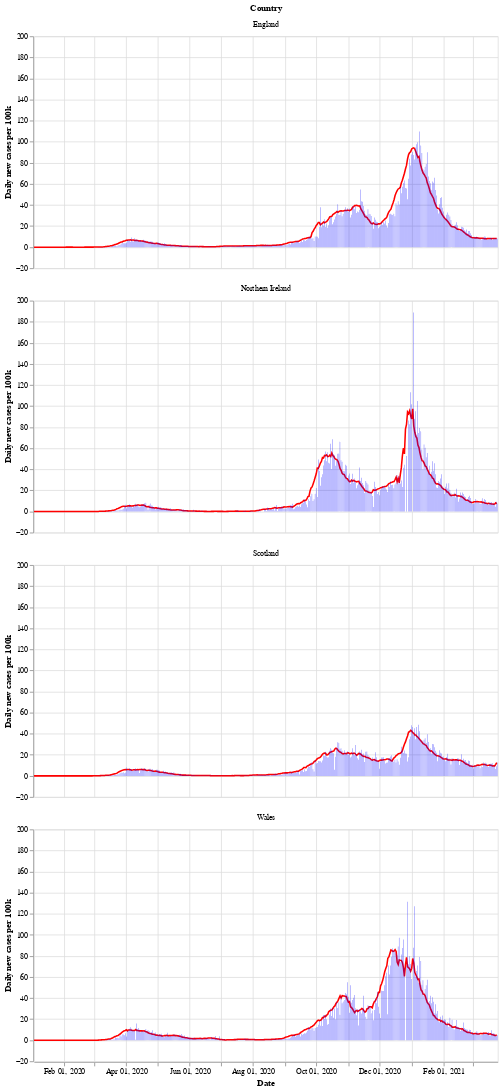

The cell this chart's notebook holds for it:
### Markdown cell above
Next is a bar chart of the number of new cases in each country (per 100k population), with the 7 day moving average of cases. Again we see that Wales saw a longer period of raising and falling cases compared to the other countries.

After a period of cases falling, each nation is now seeing a rise in the number of cases - especially in Wales.

### Code cell
# collapse
bars = alt.Chart(uk_cases).mark_bar().encode(
    x=alt.X("yearmonthdate(date):T", axis=alt.Axis(title='Date')),
    y=alt.Y("newCasesRate:Q", axis=alt.Axis(title='Daily new cases per 100k')),
    tooltip='newCasesRate',
    color=alt.condition(
        alt.datum.dailyChange > 0,
        alt.value("orange"),  # The positive color
        alt.value("blue")  # The negative color
    )
).properties(title='New cases per 100k population with rolling 7 day average', width=600).interactive()
line = alt.Chart(uk_cases).mark_line(
    color='red',
    size=2,
).transform_window(
    rolling_mean='mean(newCasesRate)',
    frame=[0, 7],
    groupby=['areaName']
).encode(
    x='yearmonthdate(date):T',
    y='rolling_mean:Q'
)
alt.layer(line, bars, data=uk_cases).facet(alt.Row('areaName', title='Country'), columns=1)

### Figure 1 — Vega-Lite specification as saved in the notebook (floating-point values rounded to 4 significant figures; data arrays with more than 128 entries replaced by an {"elided": "..."} marker saying what was removed)
{"config": {"view": {"continuousWidth": 400, "continuousHeight": 300}}, "data": {"name": "data-8ce9d83621603f04492626aeece18e5b"}, "facet": {"type": "nominal", "field": "areaName", "title": "Country"}, "spec": {"layer": [{"mark": {"type": "line", "color": "red", "size": 2}, "encoding": {"x": {"type": "temporal", "field": "date", "timeUnit": "yearmonthdate"}, "y": {"type": "quantitative", "field": "rolling_mean"}}, "transform": [{"window": [{"op": "mean", "field": "newCasesRate", "as": "rolling_mean"}], "frame": [0, 7], "groupby": ["areaName"]}]}, {"mark": "bar", "encoding": {"color": {"condition": {"value": "orange", "test": "(datum.dailyChange > 0)"}, "value": "blue"}, "tooltip": {"type": "quantitative", "field": "newCasesRate"}, "x": {"type": "temporal", "axis": {"title": "Date"}, "field": "date", "timeUnit": "yearmonthdate"}, "y": {"type": "quantitative", "axis": {"title": "Daily new cases per 100k"}, "field": "newCasesRate"}}, "selection": {"selector002": {"type": "interval", "bind": "scales", "encodings": ["x", "y"]}}, "title": "New cases per 100k population with rolling 7 day average", "width": 600}]}, "columns": 1, "$schema": "https://vega.github.io/schema/vega-lite/v4.8.1.json", "datasets": {"data-8ce9d83621603f04492626aeece18e5b": {"elided": "1788 records"}}}
